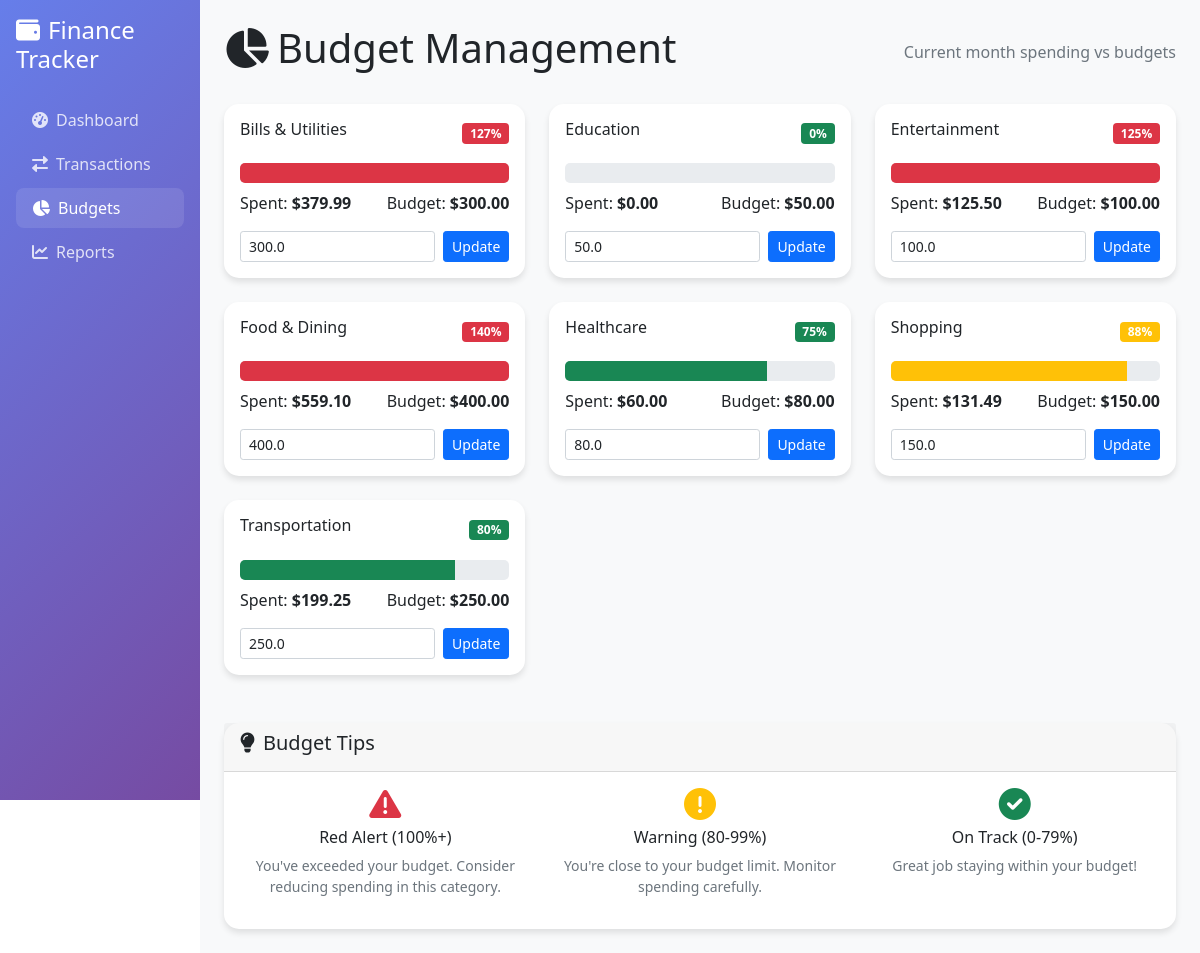
The app's page /budgets with its own data.
### tables this page shows
CREATE TABLE categories (
                id INTEGER PRIMARY KEY AUTOINCREMENT,
                name TEXT UNIQUE NOT NULL,
                type TEXT NOT NULL CHECK (type IN ('income', 'expense')),
                budget_amount REAL DEFAULT 0,
                color TEXT DEFAULT '#3498db'
            );

### finance_web_app.py (the view)
@app.route('/budgets')
def budgets():
    import sqlite3
    conn = sqlite3.connect(finance_tool.db_path)
    conn.row_factory = sqlite3.Row
    cursor = conn.cursor()
    cursor.execute('SELECT * FROM categories WHERE type = "expense" ORDER BY name')
    categories = [dict(row) for row in cursor.fetchall()]
    current_month = datetime.now().strftime("%Y-%m")
    summary_result = finance_tool.execute("get_summary", month=current_month)
    expenses_by_category = summary_result.get('expenses_by_category', {}) if summary_result.get('success') else {}
    for category in categories:
        category['spent'] = expenses_by_category.get(category['name'], 0)
        if category['budget_amount'] > 0:
            category['percentage'] = (category['spent'] / category['budget_amount']) * 100
        else:
            category['percentage'] = 0
    conn.close()
    return render_template('budgets.html', categories=categories)

### templates/budgets.html (shortened to what this page needs)
{% extends "base.html" %}
{% block content %}
<div class="d-flex justify-content-between align-items-center mb-4">
    <h1><i class="fas fa-chart-pie me-2"></i>Budget Management</h1>
    <div class="text-muted">Current month spending vs budgets</div>
</div>
<div class="row">
    {% for category in categories %}
    <div class="col-md-6 col-lg-4 mb-4">
        <div class="card">
            <div class="card-body">
                <div class="d-flex justify-content-between align-items-center mb-3">
                    <h6 class="card-title">{{ category.name }}</h6>
                    <div class="badge {% if category.percentage >= 100 %}bg-danger{% elif category.percentage >= 80 %}bg-warning{% else %}bg-success{% endif %}">
                        {{ "%.0f"|format(category.percentage) }}%
                    </div>
                </div>
                <div class="progress mb-2" style="height: 20px;">
                    {% set progress_width = category.percentage if category.percentage <= 100 else 100 %}
                    <div class="progress-bar {% if category.percentage >= 100 %}bg-danger{% elif category.percentage >= 80 %}bg-warning{% else %}bg-success{% endif %}"
                         style="width: {{ progress_width }}%"></div>
                </div>
                <div class="d-flex justify-content-between text-sm">
                    <span>Spent: <strong>${{ "%.2f"|format(category.spent) }}</strong></span>
                    <span>Budget: <strong>${{ "%.2f"|format(category.budget_amount) }}</strong></span>
                </div>
                <div class="mt-3">
                    <form method="POST" action="{{ url_for('update_budget') }}" class="d-flex">
                        <input type="number" name="budget_amount" class="form-control form-control-sm me-2"
                               value="{{ category.budget_amount }}" step="0.01" min="0">
                        <button type="submit" class="btn btn-sm btn-primary">Update</button>
                    </form>
                </div>
            </div>
        </div>
    </div>
    {% endfor %}
</div>
<div class="row mt-4">
    <div class="col-12">
        <div class="card">
            <div class="card-header">
                <h5><i class="fas fa-lightbulb me-2"></i>Budget Tips</h5>
            </div>
            <div class="card-body">
                <div class="row">
                    <div class="col-md-4">
                        <div class="text-center">
                            <i class="fas fa-exclamation-triangle text-danger fa-2x mb-2"></i>
                            <h6>Red Alert (100%+)</h6>
                            <p class="small text-muted">You've exceeded your budget. Consider reducing spending in this category.</p>
                        </div>
                    </div>
                    <div class="col-md-4">
                        <div class="text-center">
                            <i class="fas fa-exclamation-circle text-warning fa-2x mb-2"></i>
                            <h6>Warning (80-99%)</h6>
                            <p class="small text-muted">You're close to your budget limit. Monitor spending carefully.</p>
                        </div>
                    </div>
                    <div class="col-md-4">
                        <div class="text-center">
                            <i class="fas fa-check-circle text-success fa-2x mb-2"></i>
                            <h6>On Track (0-79%)</h6>
                            <p class="small text-muted">Great job staying within your budget!</p>
                        </div>
                    </div>
                </div>
            </div>
        </div>
    </div>
</div>
{% endblock %}

### templates/base.html (style rules this page uses)
.card { border: none; border-radius: 15px; box-shadow: 0 4px 6px rgba(0,0,0,0.1); transition: transform 0.2s; }
.progress { height: 10px; border-radius: 5px; }

### records on screen
categories: name "Bills & Utilities", percentage "127", {{ progress_width }} 100 (drawn), spent "379.99", budget_amount "300.00", budget_amount "300.0"
categories: name "Education", percentage "0", spent "0.00", budget_amount "50.00", budget_amount "50.0"
categories: name "Entertainment", percentage "125", {{ progress_width }} 100 (drawn), spent "125.50", budget_amount "100.00", budget_amount "100.0"
categories: name "Food & Dining", percentage "140", {{ progress_width }} 100 (drawn), spent "559.10", budget_amount "400.00", budget_amount "400.0"
categories: name "Healthcare", percentage "75", {{ progress_width }} 75.0 (drawn), spent "60.00", budget_amount "80.00", budget_amount "80.0"
categories: name "Shopping", percentage "88", {{ progress_width }} 87.66000000000001 (drawn), spent "131.49", budget_amount "150.00", budget_amount "150.0"
categories: name "Transportation", percentage "80", {{ progress_width }} 79.7 (drawn), spent "199.25", budget_amount "250.00", budget_amount "250.0"
